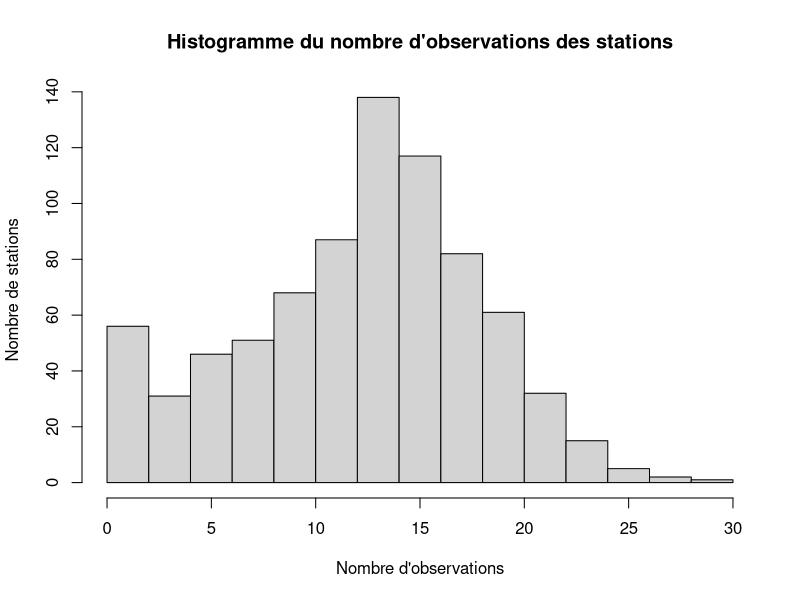
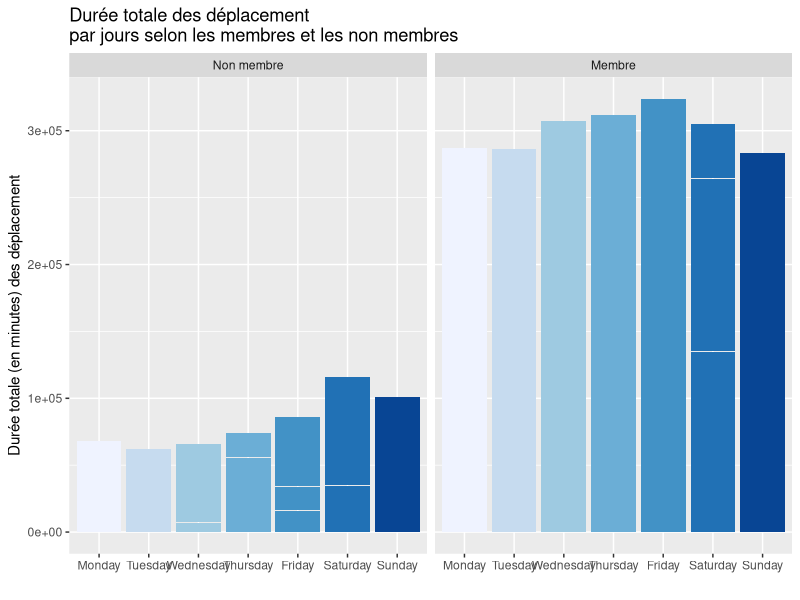
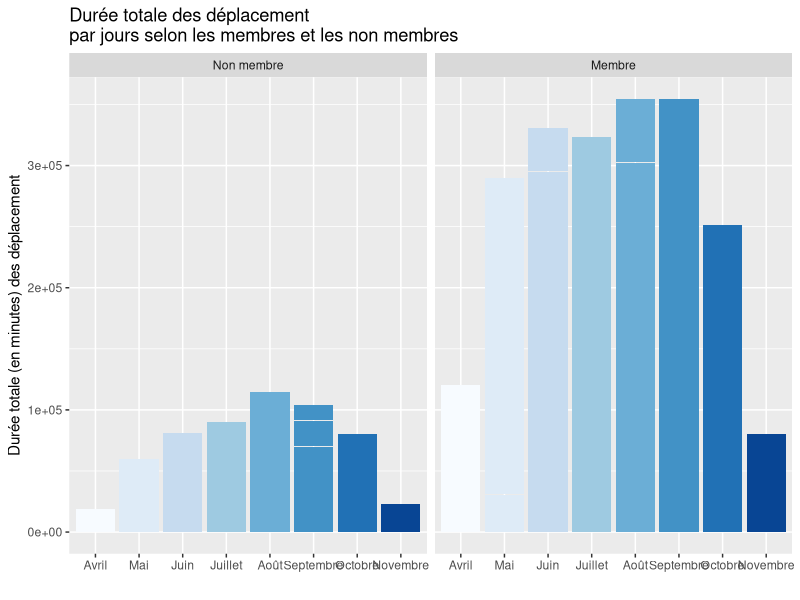
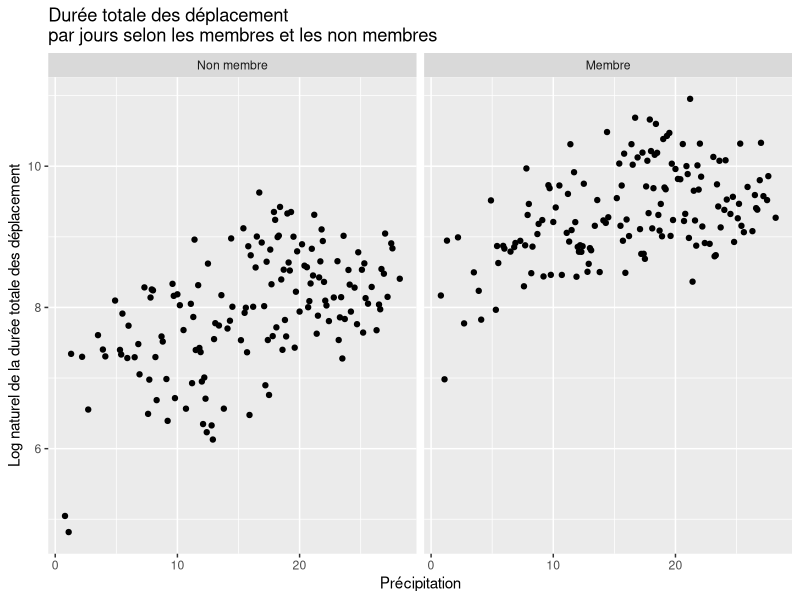
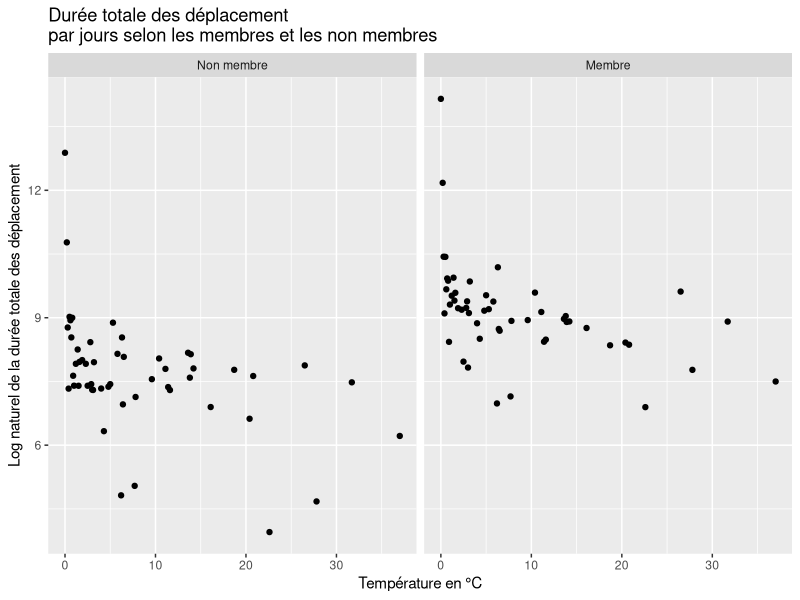
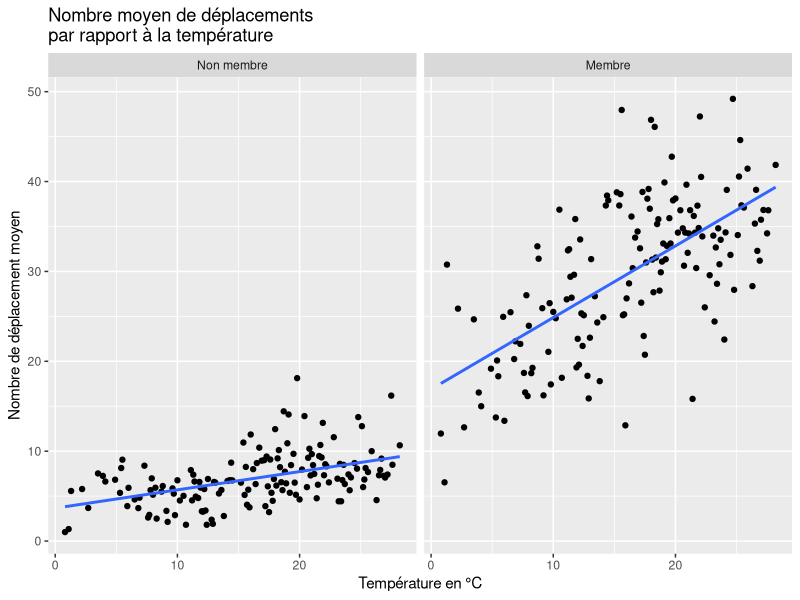
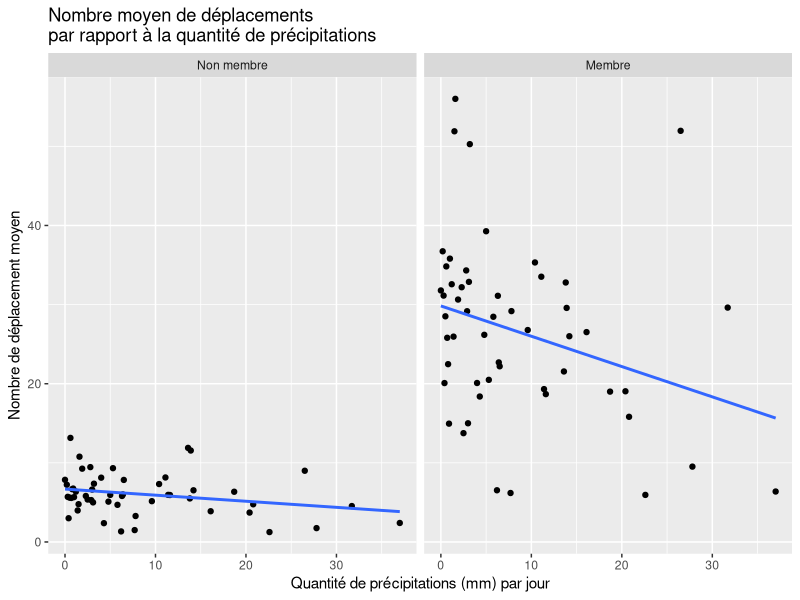
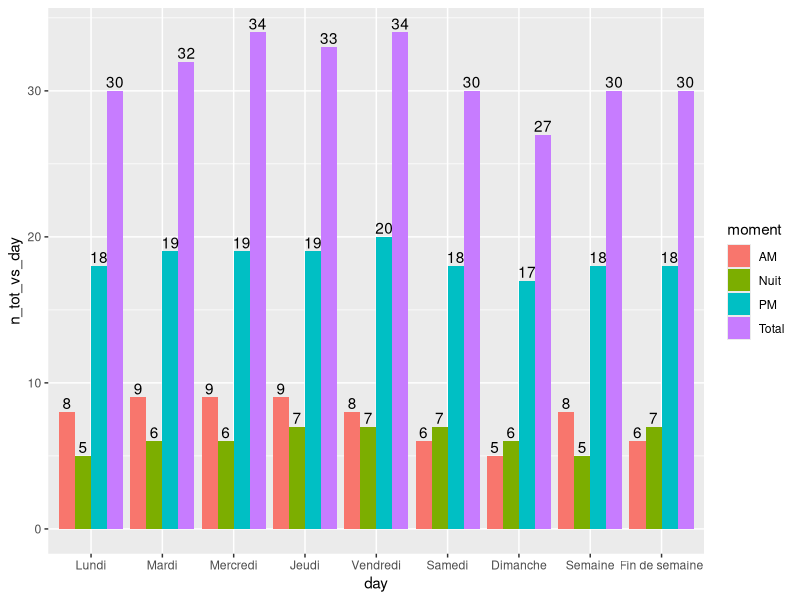

Recreate these plots in R, in order.
## ---- chunk 1
knitr::opts_chunk$set(echo = FALSE)
knitr::opts_chunk$set(message = FALSE)
knitr::opts_chunk$set(warning = FALSE)
knitr::opts_chunk$set(error = FALSE)
## ---- chunk 2
library(tidyverse)
library(ggthemes)
library(RColorBrewer)
library(knitr)
## ---- chunk 3
dat = read.csv("bixi1.csv")

## ---- chunk 4
#Importation des données
bixi_raw_data_df= dat
#bixi_raw_data_df=read.table("raw_data/bixi1.csv", sep = ",", header = T)
## ---- chunk 5
knitr::kable(head(bixi_raw_data_df), caption="6 premières observations du jeu de données")
## ---- chunk 6
knitr::kable(tail(bixi_raw_data_df), caption="6 dernières observations du jeu de données")
## ---- chunk 7
str(bixi_raw_data_df)
## ---- chunk 8
options(knitr.kable.NA = "")
bixi_df=data.frame(station=as.factor(bixi_raw_data_df$station),
                   mm=as.factor(bixi_raw_data_df$mm),
                   dd=as.factor(bixi_raw_data_df$dd),
                   wday=as.factor(bixi_raw_data_df$wday),
                   mem=as.factor(bixi_raw_data_df$mem),
                   holiday=as.factor(bixi_raw_data_df$holiday),
                   bixi_raw_data_df[,7:ncol(bixi_raw_data_df)])
knitr::kable(summary(bixi_df), caption="Sommaire des observations")
## ---- chunk 9
freqTable_station=table(bixi_df$station)
hist(freqTable_station, xlab = "Nombre d'observations", ylab = "Nombre de stations", main = "Histogramme du nombre d'observations des stations")
## ---- chunk 10
dat$wday <- factor(dat$wday,
                   levels = c("Monday", "Tuesday", "Wednesday", "Thursday", "Friday", "Saturday", "Sunday"))

label <- c(`1` = "Membre", `0` = "Non membre")
## ---- chunk 11
ggplot(dat, aes(x=wday, y=dur,
           fill = wday)) +
  geom_bar(stat = "identity") +
  scale_fill_brewer(palette = "Blues")+
  facet_wrap(~ mem,labeller=labeller(mem=label))+
  theme(legend.position="none")+
  labs(title = "Durée totale des déplacement \npar jours selon les membres et les non membres")+
  xlab("")+
  ylab("Durée totale (en minutes) des déplacement")
## ---- chunk 12
dat$wday <- factor(dat$wday,
                   levels = c("Monday", "Tuesday", "Wednesday", "Thursday", "Friday", "Saturday", "Sunday"))

label <- c(`1` = "Membre", `0` = "Non membre")
## ---- chunk 13
ggplot(dat, aes(as.factor(mm), dur, fill = as.factor(mm))) +
  geom_bar(stat = "identity") +
  scale_fill_brewer(palette = "Blues")+
  facet_wrap(~ mem,labeller=labeller(mem=label))+
  theme(legend.position="none")+
  scale_x_discrete(breaks = 4:11,labels=c("Avril","Mai","Juin", "Juillet", "Août", "Septembre", "Octobre", "Novembre")) +
  labs(title = "Durée totale des déplacement \npar jours selon les membres et les non membres")+
  xlab("")+
  ylab("Durée totale (en minutes) des déplacement")
## ---- chunk 14
dat_temp <- dat %>%
  select(mem, dur, temp, avg) %>% 
  group_by(temp, mem) %>%
  summarise(dur = log(sum(dur)))
## ---- chunk 15
ggplot(dat_temp, aes(temp, dur)) +
  geom_point() +
  facet_wrap(~mem,labeller=labeller(mem=label)) +
  labs(title = "Durée totale des déplacement \npar jours selon les membres et les non membres")+
  xlab("Précipitation")+
  ylab("Log naturel de la durée totale des déplacement")

## ---- chunk 16
dat_rain <- dat %>%
  select(mem, dur, rain) %>% 
  group_by(rain, mem) %>%
  summarise(dur = log(sum(dur)))

## ---- chunk 17
ggplot(dat_rain, aes(rain, dur)) +
  geom_point() +
  facet_wrap(~mem,labeller=labeller(mem=label)) +
  labs(title = "Durée totale des déplacement \npar jours selon les membres et les non membres")+
  xlab("Température en °C")+
  ylab("Log naturel de la durée totale des déplacement")
## ---- chunk 18
dat_mem <- dat %>%
  select(mem, avg, dur) %>% 
  group_by(mem) %>%
  summarise(avg = mean(avg), dur = sum(dur)) %>% 
  mutate(dur_relative = ifelse(mem == 1, dur / sum(dat$mem == 1), dur / sum(dat$mem ==0))) %>% 
  mutate(mem = ifelse(mem == 1, "Membre", "Non-membre"))
## ---- chunk 19
kable(dat_mem, col.names = c("Membre", "Durée moyenne", "Durée totale", "Durée totale relative"), caption = "Détail sur la durée selon les abonnements")
## ---- chunk 20
dat_hol <- dat %>%
  select(holiday, avg, dur) %>% 
  group_by(holiday) %>%
  summarise(avg = mean(avg), dur = sum(dur)) %>% 
  mutate(dur_relative = ifelse(holiday == 1, dur / sum(dat$holiday == 1), dur / sum(dat$holiday ==0))) %>% 
  mutate(holiday = ifelse(holiday == 1, "Férié", "Non férié"))


kable(dat_hol, col.names = c("Jour", "Durée moyenne", "Durée totale", "Durée totale relative"), caption = "Détail sur la durée selon les fériés")

## ---- chunk 21
dat_temp_ntot <- dat %>%
  select(mem, n_tot, temp) %>% 
  group_by(temp, mem) %>%
  summarise(n_tot = (mean(n_tot)))

ggplot(dat_temp_ntot, aes(temp, n_tot)) +
  geom_point() + geom_smooth(method='lm', se=FALSE) +
  facet_wrap(~mem,labeller=labeller(mem=label)) +
  labs(title = "Nombre moyen de déplacements \npar rapport à la température")+
  xlab("Température en °C")+
  ylab("Nombre de déplacement moyen")
  theme_minimal()

dat_temp_n_tot_mem <- filter(dat_temp_ntot, mem == 1)
cor_n_tot_temp_mem <- cor(dat_temp_n_tot_mem$n_tot,dat_temp_n_tot_mem$temp)

dat_temp_n_tot_nmem <- filter(dat_temp_ntot, mem == 0)
cor_n_tot_temp_nmem <- cor(dat_temp_n_tot_nmem$n_tot,dat_temp_n_tot_nmem$temp)
## ---- chunk 22
dat_rain_ntot <- dat %>%
  select(mem, n_tot, rain) %>% 
  group_by(rain, mem) %>%
  summarise(n_tot = (mean(n_tot)))

ggplot(dat_rain_ntot, aes(rain, n_tot)) +
  geom_point() + geom_smooth(method='lm', se=FALSE) +
  facet_wrap(~mem,labeller=labeller(mem=label)) +
  labs(title = "Nombre moyen de déplacements \npar rapport à la quantité de précipitations")+
  xlab("Quantité de précipitations (mm) par jour")+
  ylab("Nombre de déplacement moyen")
  theme_minimal()

dat_rain_n_tot_mem <- filter(dat_rain_ntot, mem == 1)
cor_n_tot_rain_mem <- cor(dat_rain_n_tot_mem$n_tot,dat_rain_n_tot_mem$rain)

dat_rain_n_tot_nmem <- filter(dat_rain_ntot, mem == 0)
cor_n_tot_rain_nmem <- cor(dat_rain_n_tot_nmem$n_tot,dat_rain_n_tot_nmem$rain)
## ---- chunk 23

monday <- select(filter(dat, wday == "Monday" & mem == 1),n_tot,n_AM,n_PM)
v_monday <- c(mean(monday$n_AM),mean(monday$n_PM), mean(monday$n_tot-monday$n_AM-monday$n_PM),mean(monday$n_tot))

monday_nm <- select(filter(dat, wday == "Monday" & mem == 0),n_tot,n_AM,n_PM)
v_monday_nm <- c(mean(monday_nm$n_AM),mean(monday_nm$n_PM),mean(monday_nm$n_tot-monday_nm$n_AM-monday_nm$n_PM),mean(monday_nm$n_tot))


tuesday <- select(filter(dat, wday == "Tuesday" & mem == 1),n_tot,n_AM,n_PM)
v_tuesday <- c(mean(tuesday$n_AM),mean(tuesday$n_PM), mean(tuesday$n_tot-tuesday$n_AM-tuesday$n_PM),mean(tuesday$n_tot))

tuesday_nm <- select(filter(dat, wday == "Tuesday" & mem == 0),n_tot,n_AM,n_PM)
v_tuesday_nm <- c(mean(tuesday_nm$n_AM),mean(tuesday_nm$n_PM),mean(tuesday_nm$n_tot-tuesday_nm$n_AM-tuesday_nm$n_PM),mean(tuesday_nm$n_tot))


wednesday <- select(filter(dat, wday == "Wednesday" & mem == 1),n_tot,n_AM,n_PM)
v_wednesday <- c(mean(wednesday$n_AM),mean(wednesday$n_PM), mean(wednesday$n_tot-wednesday$n_AM-wednesday$n_PM),mean(wednesday$n_tot))

wednesday_nm <- select(filter(dat, wday == "Wednesday" & mem == 0),n_tot,n_AM,n_PM)
v_wednesday_nm <- c(mean(wednesday_nm$n_AM),mean(wednesday_nm$n_PM),mean(wednesday_nm$n_tot-wednesday_nm$n_AM-wednesday_nm$n_PM),mean(wednesday_nm$n_tot))


thursday <- select(filter(dat, wday == "Thursday" & mem == 1),n_tot,n_AM,n_PM)
v_thursday <- c(mean(thursday$n_AM),mean(thursday$n_PM), mean(thursday$n_tot-thursday$n_AM-thursday$n_PM),mean(thursday$n_tot))

thursday_nm <- select(filter(dat, wday == "Thursday" & mem == 0),n_tot,n_AM,n_PM)
v_thursday_nm <- c(mean(thursday_nm$n_AM),mean(thursday_nm$n_PM),mean(thursday_nm$n_tot-thursday_nm$n_AM-thursday_nm$n_PM),mean(thursday_nm$n_tot))


friday <- select(filter(dat, wday == "Friday" & mem == 1),n_tot,n_AM,n_PM)
v_friday <- c(mean(friday$n_AM),mean(friday$n_PM), mean(friday$n_tot-friday$n_AM-friday$n_PM),mean(friday$n_tot))

friday_nm <- select(filter(dat, wday == "Friday" & mem == 0),n_tot,n_AM,n_PM)
v_friday_nm <- c(mean(friday_nm$n_AM),mean(friday_nm$n_PM),mean(friday_nm$n_tot-friday_nm$n_AM-friday_nm$n_PM),mean(friday_nm$n_tot))


saturday <- select(filter(dat, wday == "Saturday" & mem == 1),n_tot,n_AM,n_PM)
v_saturday <- c(mean(saturday$n_AM),mean(saturday$n_PM), mean(saturday$n_tot-saturday$n_AM-saturday$n_PM),mean(saturday$n_tot))

saturday_nm <- select(filter(dat, wday == "Saturday" & mem == 0),n_tot,n_AM,n_PM)
v_saturday_nm <- c(mean(saturday_nm$n_AM),mean(saturday_nm$n_PM),mean(saturday_nm$n_tot-saturday_nm$n_AM-saturday_nm$n_PM),mean(saturday_nm$n_tot))


sunday <- select(filter(dat, wday == "Sunday" & mem == 1),n_tot,n_AM,n_PM)
v_sunday <- c(mean(sunday$n_AM),mean(sunday$n_PM), mean(sunday$n_tot-sunday$n_AM-sunday$n_PM),mean(sunday$n_tot))

sunday_nm <- select(filter(dat, wday == "Sunday" & mem == 0),n_tot,n_AM,n_PM)
v_sunday_nm <- c(mean(sunday_nm$n_AM),mean(sunday_nm$n_PM),mean(sunday_nm$n_tot-sunday_nm$n_AM-sunday_nm$n_PM),mean(sunday_nm$n_tot))


v_semaine <- c(mean(v_monday[1],v_tuesday[1],v_wednesday[1],v_thursday[1],v_friday[1]),+
             mean(v_monday[2],v_tuesday[2],v_wednesday[2],v_thursday[2],v_friday[2]),+
             mean(v_monday[3],v_tuesday[3],v_wednesday[3],v_thursday[3],v_friday[3]),+
             mean(v_monday[4],v_tuesday[4],v_wednesday[4],v_thursday[4],v_friday[4]))

v_fin_semaine <- c(mean(v_saturday[1],v_sunday[1]),+
                 mean(v_saturday[2],v_sunday[2]),+
                 mean(v_saturday[3],v_sunday[3]),+
                 mean(v_saturday[4],v_sunday[4]))


v_semaine_nm <- c(mean(v_monday_nm[1],v_tuesday_nm[1],v_wednesday_nm[1],v_thursday_nm[1],v_friday_nm[1]),+
             mean(v_monday_nm[2],v_tuesday_nm[2],v_wednesday_nm[2],v_thursday_nm[2],v_friday_nm[2]),+
             mean(v_monday_nm[3],v_tuesday_nm[3],v_wednesday_nm[3],v_thursday_nm[3],v_friday_nm[3]),+
             mean(v_monday_nm[4],v_tuesday_nm[4],v_wednesday_nm[4],v_thursday_nm[4],v_friday_nm[4]))

v_fin_semaine_nm <- c(mean(v_saturday_nm[1],v_sunday_nm[1]),+
                 mean(v_saturday_nm[2],v_sunday_nm[2]),+
                 mean(v_saturday_nm[3],v_sunday_nm[3]),+
                 mean(v_saturday_nm[4],v_sunday_nm[4]))

n_tot_vs_day = ceiling(c(v_monday, v_tuesday, v_wednesday, v_thursday, v_friday, v_saturday, v_sunday, v_semaine, v_fin_semaine))
n_tot_vs_day_nm = ceiling(c(v_monday_nm, v_tuesday_nm, v_wednesday_nm, v_thursday_nm, v_friday_nm, v_saturday_nm, v_sunday_nm, v_semaine_nm, v_fin_semaine_nm))


moment <- rep(c("AM", "PM", "Nuit", "Total"),9)

day <- c(rep("Lundi",4), rep("Mardi",4), rep("Mercredi",4), rep("Jeudi",4), rep("Vendredi",4), rep("Samedi",4), rep("Dimanche",4), rep("Semaine",4), rep("Fin de semaine",4))

wday_data_n <- data.frame(moment,n_tot_vs_day,day)
wday_data_n_nm <- data.frame(moment,n_tot_vs_day_nm,day)

wday_data_n <- wday_data_n %>% mutate(day=factor(day, 
                                      levels=c("Lundi", "Mardi", "Mercredi",
                                               "Jeudi", "Vendredi", "Samedi", 
                                               "Dimanche", "Semaine", "Fin de semaine"), ordered=TRUE))

wday_data_n_nm <- wday_data_n_nm %>% mutate(day=factor(day, 
                                      levels=c("Lundi", "Mardi", "Mercredi",
                                               "Jeudi", "Vendredi", "Samedi", 
                                               "Dimanche", "Semaine", "Fin de semaine"), ordered=TRUE))

ggplot(wday_data_n, aes(fill=moment,y = n_tot_vs_day, x = day )) + geom_bar(position="dodge", stat="identity")+
geom_text(aes(label=n_tot_vs_day), position=position_dodge(width=0.9), vjust=-0.25)

ggplot(wday_data_n_nm, aes(fill=moment,y = n_tot_vs_day_nm, x = day )) + geom_bar(position="dodge", stat="identity")+
geom_text(aes(label=n_tot_vs_day_nm), position=position_dodge(width=0.9), vjust=-0.25)
              
## ---- chunk 24

dat_test <- dat %>%
  select(mem, n_tot, wday) %>% 
  group_by(wday, mem) %>%
  summarise(n_tot = (mean(n_tot)))


day <- c(rep("Lundi",2), rep("Mardi",2), rep("Mercredi",2), rep("Jeudi",2), rep("Vendredi",2), rep("Samedi",2), rep("Dimanche",2))

ggplot(dat_test, aes(x=wday, y=n_tot,
           fill = day)) +
  geom_bar(stat = "identity") +
  scale_fill_brewer(palette = "Blues")+
  facet_wrap(~ mem,labeller=labeller(mem=label))+
  theme(legend.position="none")+
  labs(title = "Nombre de déplacement \npar jours selon les membres et les non membres")+
  xlab("")+
  ylab("Nombre de déplacement")+
  geom_text(aes(label=ceiling(n_tot)), position=position_dodge(width=0.9), vjust=-0.25)

## ---- chunk 25

data_ferie_mem = unlist(select(filter(dat, holiday == 1 & mem == 1),n_tot))
data_ferie_nmem = unlist(select(filter(dat, holiday == 1 & mem == 0),n_tot))
data_nferie_mem = unlist(select(filter(dat, holiday == 0 & mem == 1),n_tot))
data_nferie_nmem = unlist(select(filter(dat, holiday == 0 & mem == 0),n_tot))

dat_hol_n_tot <- dat %>%
  select(holiday, n_tot) %>% 
  group_by(holiday) %>%
  summarise(avg = mean(n_tot), n_tot = sum(n_tot)) %>% 
  mutate(n_tot_relative = ifelse(holiday == 1, n_tot / sum(dat$holiday == 1), n_tot / sum(dat$holiday ==0))) %>% 
  mutate(holiday = ifelse(holiday == 1, "Férié", "Non férié"))

kable(dat_hol_n_tot, col.names = c("Jour", "Nb. déplacement moyen", "Nb. déplacement total", "Nb. déplacement total relatif"), caption = "Détail sur le nombre de déplacement selon les fériés")

## ---- chunk 26
dat_mem_n_tot <- dat %>%
  select(mem, n_tot) %>% 
  group_by(mem) %>%
  summarise(avg = mean(n_tot), n_tot = sum(n_tot)) %>% 
  mutate(n_tot_relative = ifelse(mem == 1, n_tot / sum(dat$n_tot == 1), n_tot / sum(dat$mem ==0))) %>% 
  mutate(mem = ifelse(mem == 1, "Membre", "Non-membre"))

kable(dat_mem_n_tot, col.names = c("Membre", "Nb. de déplacement moyen", "Nb. de déplacement total", "Nb. de déplacement relatif"), caption = "Détail sur le nombre de déplacement selon les abonnements")
## ---- chunk 27

etat <- rep(c("Membre", "Non-membre"),8)

mois <- c(rep("Avril",2), rep("Mai",2), rep("Juin",2), rep("Juillet",2), rep("Août",2), rep("Septembre",2), rep("Octobre",2), rep("Novembre",2))

dat_mem_n_tot_vs_mm <- select(filter(dat,mem == 1),n_tot,mm)
dat_nmem_n_tot_vs_mm <- select(filter(dat,mem == 0),n_tot,mm)

#v_n_tot_vs_mm <- ceiling(c(mean(filter(dat_mem_n_tot_vs_mm, mm == 4)$n_tot), mean(filter(dat_nmem_n_tot_vs_mm, mm == 4)$n_tot),+
#                       mean(filter(dat_mem_n_tot_vs_mm, mm == 5)$n_tot), mean(filter(dat_nmem_n_tot_vs_mm, mm == 5)$n_tot),+
#                       mean(filter(dat_mem_n_tot_vs_mm, mm == 6)$n_tot), mean(filter(dat_nmem_n_tot_vs_mm, mm == 6)$n_tot),+
#                       mean(filter(dat_mem_n_tot_vs_mm, mm == 7)$n_tot), mean(filter(dat_nmem_n_tot_vs_mm, mm == 7)$n_tot),+
#                       mean(filter(dat_mem_n_tot_vs_mm, mm == 8)$n_tot), mean(filter(dat_nmem_n_tot_vs_mm, mm == 8)$n_tot),+
#                       mean(filter(dat_mem_n_tot_vs_mm, mm == 9)$n_tot), mean(filter(dat_nmem_n_tot_vs_mm, mm == 9)$n_tot),+
#                       mean(filter(dat_mem_n_tot_vs_mm, mm == 10)$n_tot), mean(filter(dat_nmem_n_tot_vs_mm, mm == 10)$n_tot),+
#                       mean(filter(dat_mem_n_tot_vs_mm, mm == 11)$n_tot), mean(filter(dat_nmem_n_tot_vs_mm, mm == 11)$n_tot)))

v_n_tot_vs_mm <- c(sum(filter(dat_mem_n_tot_vs_mm, mm == 4)$n_tot), sum(filter(dat_nmem_n_tot_vs_mm, mm == 4)$n_tot),+
                       sum(filter(dat_mem_n_tot_vs_mm, mm == 5)$n_tot), sum(filter(dat_nmem_n_tot_vs_mm, mm == 5)$n_tot),+
                       sum(filter(dat_mem_n_tot_vs_mm, mm == 6)$n_tot), sum(filter(dat_nmem_n_tot_vs_mm, mm == 6)$n_tot),+
                       sum(filter(dat_mem_n_tot_vs_mm, mm == 7)$n_tot), sum(filter(dat_nmem_n_tot_vs_mm, mm == 7)$n_tot),+
                       sum(filter(dat_mem_n_tot_vs_mm, mm == 8)$n_tot), sum(filter(dat_nmem_n_tot_vs_mm, mm == 8)$n_tot),+
                       sum(filter(dat_mem_n_tot_vs_mm, mm == 9)$n_tot), sum(filter(dat_nmem_n_tot_vs_mm, mm == 9)$n_tot),+
                       sum(filter(dat_mem_n_tot_vs_mm, mm == 10)$n_tot), sum(filter(dat_nmem_n_tot_vs_mm, mm == 10)$n_tot),+
                       sum(filter(dat_mem_n_tot_vs_mm, mm == 11)$n_tot), sum(filter(dat_nmem_n_tot_vs_mm, mm == 11)$n_tot))


dmm_data_n_tot <- data.frame(etat,v_n_tot_vs_mm,mois)

#ggplot(dmm_data_n_tot, aes(fill=etat,y = v_n_tot_vs_mm, x = mois)) + geom_bar(position="dodge",stat="identity")+
#geom_text(aes(label=v_n_tot_vs_mm), position=position_dodge(width=0.9), vjust=-0.25)


dat_test <- dat %>%
  select(mem, n_tot, mm) %>% 
  group_by(mm, mem) %>%
  summarise(n_tot = (sum(n_tot)))

mois <- c(rep("Avril",2), rep("Mai",2), rep("Juin",2), rep("Juillet",2), rep("Août",2), rep("Septembre",2), rep("Octobre",2), rep("Novembre",2))

dat_test <- dat_test %>% mutate(mm=factor(mm, 
                                      levels=c(4:11), ordered=TRUE))


ggplot(dat_test, aes(x=mm, y=n_tot,
           fill = mois)) +
  geom_bar(stat = "identity") +
  scale_fill_brewer(palette = "Blues")+
  facet_wrap(~ mem,labeller=labeller(mem=label))+
  theme(legend.position="none")+
  labs(title = "Nombre de déplacement \npar jours selon les membres et les non membres")+
  xlab("")+
  ylab("Nombre de déplacement")

## ---- chunk 28

dat_n_tot_station <- dat %>%
  select(mem, n_tot, station) %>% 
  group_by(station, mem) %>%
  summarise(n_tot = (sum(n_tot)))
## ---- chunk 29
knitr::kable(summary(dat), caption="tableau")

## ---- chunk 30
donnees_summary <- dat %>%
  group_by(mem) %>%
  summarise(percentage = n() / nrow(dat) * 100)
# Création variable pour afficher en %

# Création du graphique à barres
ggplot(data = donnees_summary, aes(x = factor(mem), y = percentage, fill = factor(mem))) +
  geom_bar(stat = "identity") +
  guides(fill=guide_legend(title = "Membre"))+
  ggtitle("Pourcentage de membre et de non membre BIXI")+
  xlab("")+
  ylab("Pourcentage")+
  theme_minimal()
## ---- chunk 31
dat %>%  ggplot(aes(avg,temp))+
  geom_point()+
  theme_minimal()

dat %>% ggplot(aes(dur))+
  geom_density()
  
